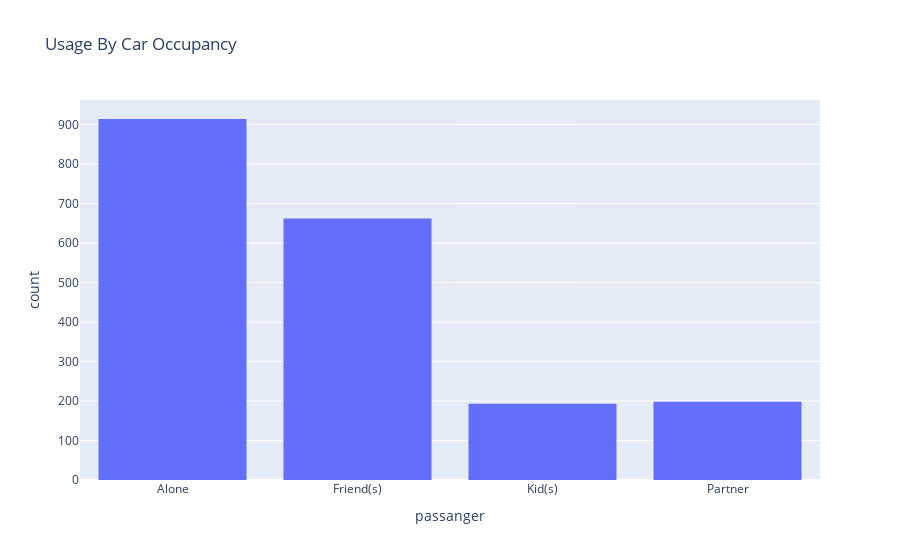

The cell this chart's notebook holds for it:
### Markdown cell above
The above graph shows that the this particular coupon's usage is proportionately more among unemployed and students

### Code cell
# plotting acceptance by Car Occupancy
fig=px.histogram(df_restaurant, x="passanger", title="Usage By Car Occupancy")
fig.show()
fig.write_image("images/restaurant_coupon_occupancy.png")

### Figure 1 — Plotly figure (JSON) as saved in the notebook; plotly's stock layout.template omitted (floating-point values rounded to 4 significant figures; data arrays with more than 128 entries replaced by an {"elided": "..."} marker saying what was removed)
{"data": [{"alignmentgroup": "True", "bingroup": "x", "hovertemplate": "passanger=%{x}<br>count=%{y}<extra></extra>", "legendgroup": "", "marker": {"color": "#636efa", "pattern": {"shape": ""}}, "name": "", "offsetgroup": "", "orientation": "v", "showlegend": false, "type": "histogram", "x": {"elided": "1967 str values"}, "xaxis": "x", "yaxis": "y"}], "layout": {"barmode": "relative", "legend": {"tracegroupgap": 0}, "title": {"text": "Usage By Car Occupancy"}, "xaxis": {"anchor": "y", "domain": [0, 1], "title": {"text": "passanger"}}, "yaxis": {"anchor": "x", "domain": [0, 1], "title": {"text": "count"}}}}
